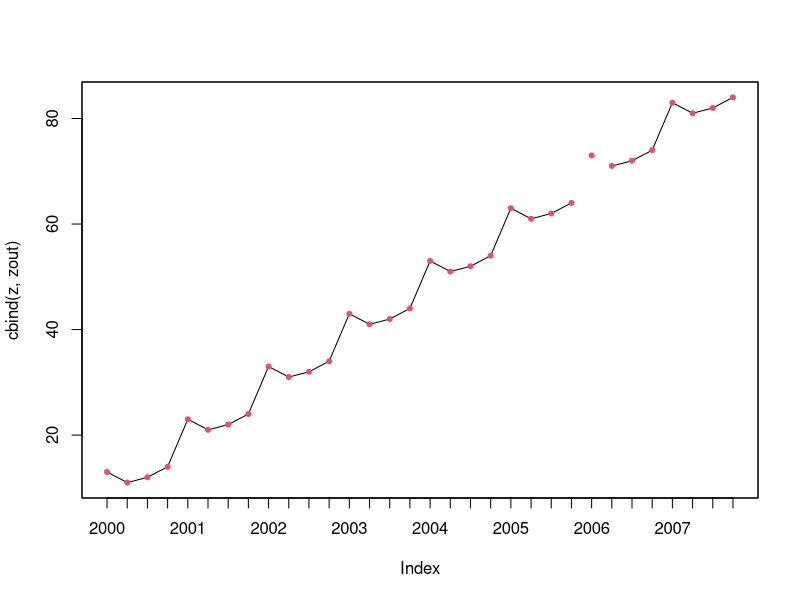

The R script that drew this image:
library(zoo)


### Name: na.StructTS
### Title: Fill NA or specified positions.
### Aliases: na.StructTS na.StructTS.zoo na.StructTS.ts
### Keywords: ts

### ** Examples


z <- zooreg(rep(10 * seq(8), each = 4) + rep(c(3, 1, 2, 4), times = 8), 
	start = as.yearqtr(2000), freq = 4)
z[25] <- NA

zout <- na.StructTS(z)

plot(cbind(z, zout), screen = 1, col = 1:2, type = c("l", "p"), pch = 20)
